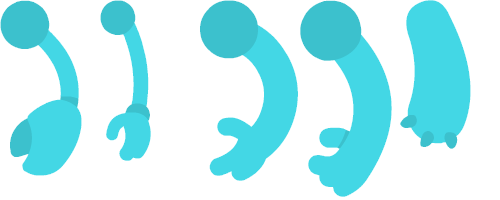

Source code (Python):
from PIL import Image
import glob

bg = Image.new('RGBA', (500, 200), (255, 255, 255, 255))
x = 0
for f in sorted(glob.glob('frontend/public/assets/monster/arm_blue*.png')):
    img = Image.open(f).convert('RGBA')
    bg.paste(img, (x, 0), img)
    x += 100

bg.save('test_arms.png')
